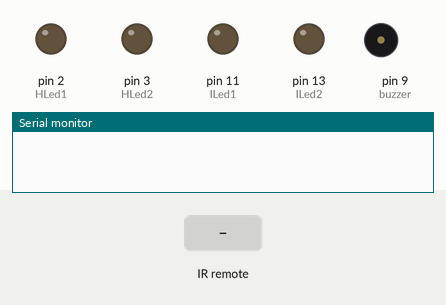
Recording of a sketch running on a simulated Arduino Uno, built with avr-gcc and run on an emulated ATmega328P. Shown: output pins drawn as LEDs (lit = HIGH), buzzer (waves = sounding, pin HIGH), the last lines printed to the serial monitor. Inputs (shaded band) come from the test bench.

Above: at 1.2 s.
1.3 s: infrared code 0xFFFFFFFF received
At 2.0 s:
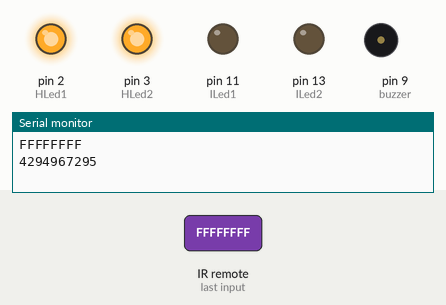
At 4.1 s:
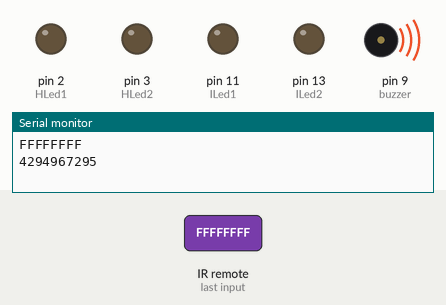
Timing chart, 0 to 18.8 s (numbered marks = the images above; inputs shaded):
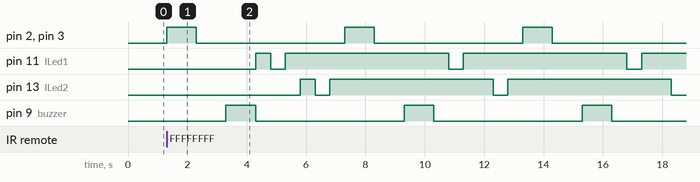

Measured:
- after the input at 1.3 s, pin 2 (HLed1), pin 3 (HLed2): alternates HIGH for 1.0 s and LOW for 5.0 s, starting at once

The sketch:

rc_car_aaesha1__1_.ino
```cpp
#include <IRremote.h>
int HLed1 = 2;
int HLed2 = 3;
int ILed1 = 11;
int ILed2 = 13;
int buzzer=9;
int RECV_PIN = 7;
IRrecv irrecv(RECV_PIN);
decode_results results;

void setup ()
{
pinMode ( HLed1, OUTPUT);
pinMode ( HLed2, OUTPUT);
pinMode ( ILed1, OUTPUT);
pinMode ( ILed2, OUTPUT);
pinMode(buzzer,OUTPUT);
Serial.begin(9600);
irrecv.enableIRIn();
}


void loop(){
if (irrecv.decode(&results)){

 Serial.println(results.value, HEX);
 irrecv.resume();
 Serial.println(results.value);

  }

  if (results.value==4294967295)

  {
    digitalWrite(HLed2, HIGH);
    digitalWrite(HLed1, HIGH);
    delay(1000);
    digitalWrite(HLed2, LOW);
    digitalWrite(HLed1, LOW);
    delay(1000);

  }
  else {
    digitalWrite(HLed2, LOW);
    digitalWrite(HLed1, LOW);


  }
if (results.value==4294967295) {

    digitalWrite(buzzer, HIGH);
    delay(1000);
    digitalWrite(buzzer, LOW);

  }
  else {

    digitalWrite(buzzer, LOW);
  }

if (results.value==4294967295) {

    digitalWrite(ILed1, HIGH);
    delay(500);
    digitalWrite(ILed1, LOW);
    delay(500);
    digitalWrite(ILed1, HIGH);
    delay(500);
  }


  else {
    digitalWrite(ILed1, LOW);


  }
if (results.value==4294967295) {

    digitalWrite(ILed2, HIGH);
    delay(500);
    digitalWrite(ILed2, LOW);
    delay(500);
    digitalWrite(ILed2, HIGH);
    delay(500);

  }
  else {
    digitalWrite(ILed2, LOW);

  }
}
```
